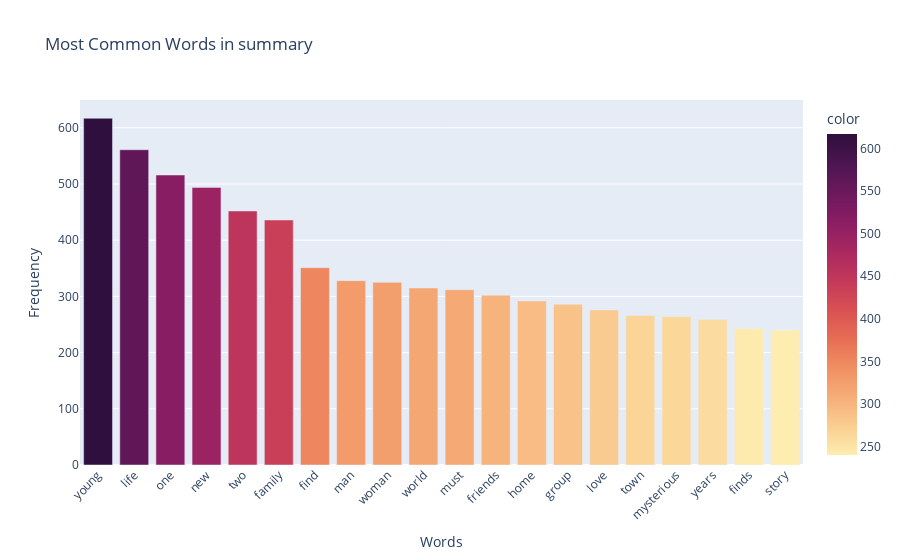

Notebook code for this chart:
### Markdown cell above
**Summary Word Count**

### Code cell
sentiment_utils.analyze_most_common_words(cleaned_films, text_column='summary', top_n=20)

### Figure 1 — Plotly figure (JSON) as saved in the notebook; plotly's stock layout.template omitted (floating-point values rounded to 4 significant figures)
{"data": [{"alignmentgroup": "True", "hovertemplate": "Words=%{x}<br>Frequency=%{y}<br>color=%{marker.color}<extra></extra>", "legendgroup": "", "marker": {"color": [617, 561, 516, 494, 452, 436, 351, 328, 325, 315, 312, 302, 292, 286, 276, 266, 264, 259, 243, 240], "coloraxis": "coloraxis", "pattern": {"shape": ""}}, "name": "", "offsetgroup": "", "orientation": "v", "showlegend": false, "textposition": "auto", "type": "bar", "x": ["young", "life", "one", "new", "two", "family", "find", "man", "woman", "world", "must", "friends", "home", "group", "love", "town", "mysterious", "years", "finds", "story"], "xaxis": "x", "y": [617, 561, 516, 494, 452, 436, 351, 328, 325, 315, 312, 302, 292, 286, 276, 266, 264, 259, 243, 240], "yaxis": "y"}], "layout": {"barmode": "relative", "coloraxis": {"colorbar": {"title": {"text": "color"}}, "colorscale": [[0, "rgb(253, 237, 176)"], [0.09091, "rgb(250, 205, 145)"], [0.1818, "rgb(246, 173, 119)"], [0.2727, "rgb(240, 142, 98)"], [0.3636, "rgb(231, 109, 84)"], [0.4545, "rgb(216, 80, 83)"], [0.5455, "rgb(195, 56, 90)"], [0.6364, "rgb(168, 40, 96)"], [0.7273, "rgb(138, 29, 99)"], [0.8182, "rgb(107, 24, 93)"], [0.9091, "rgb(76, 21, 80)"], [1, "rgb(47, 15, 61)"]]}, "legend": {"tracegroupgap": 0}, "title": {"text": "Most Common Words in summary"}, "xaxis": {"anchor": "y", "domain": [0, 1], "tickangle": -45, "title": {"text": "Words"}}, "yaxis": {"anchor": "x", "domain": [0, 1], "title": {"text": "Frequency"}}}}
